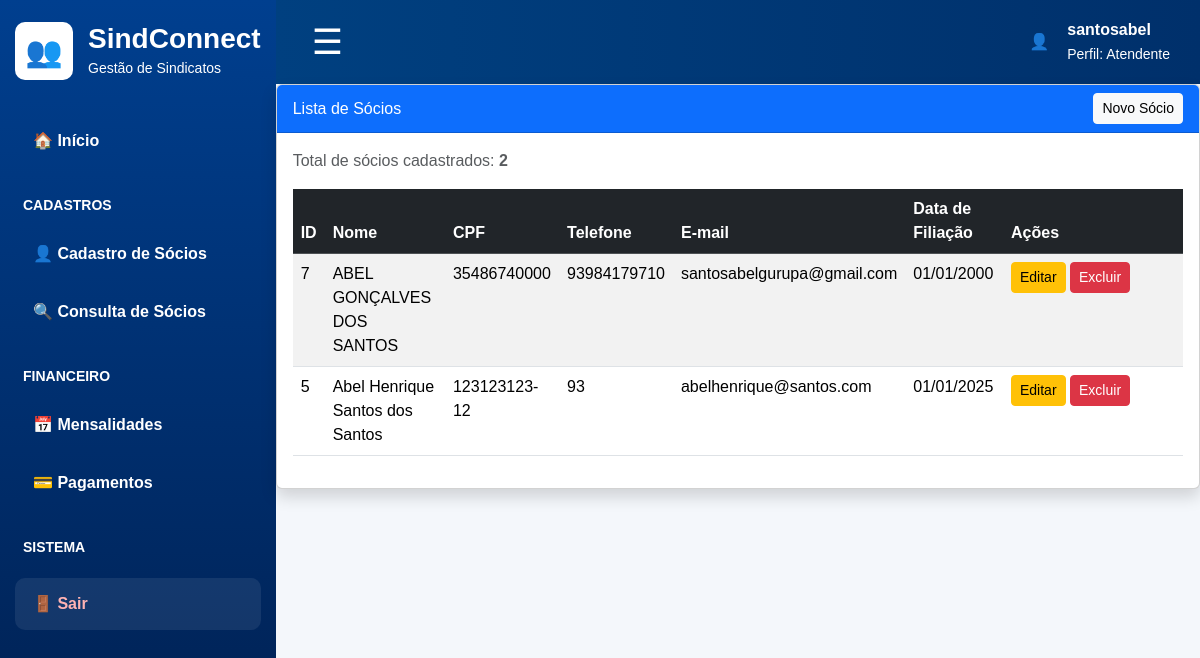
/socios/ (signed in), run on an earlier commit of the app's database.
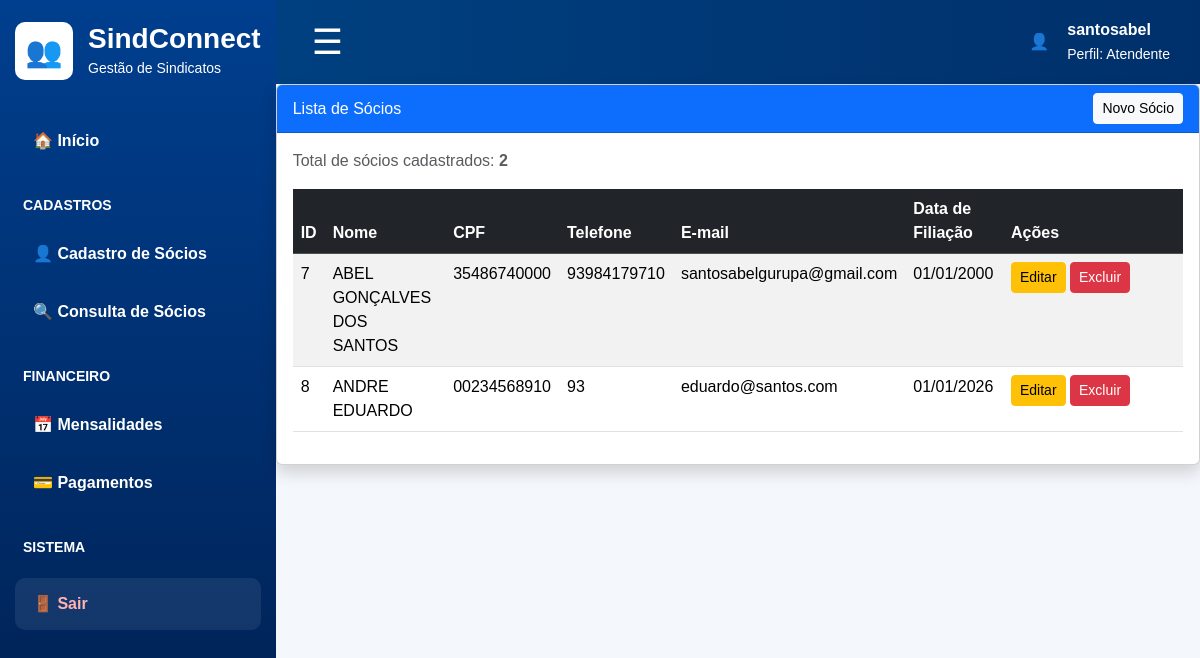
And on a later commit of the database.
### app/models.py (models this page shows, shortened)
class Socio(models.Model):
    SEXO_CHOICES = [
        ('M', 'Masculino'),
        ('F', 'Feminino'),
        ('O', 'Outro'),
    ]
    nome = models.CharField(max_length=150)
    cpf = models.CharField(max_length=14, unique=True)
    rg = models.CharField(max_length=20, blank=True, null=True)
    data_nascimento = models.DateField()
    sexo = models.CharField(max_length=1, choices=SEXO_CHOICES)
    endereco = models.CharField(max_length=200)
    telefone = models.CharField(max_length=20)
    email = models.EmailField(blank=True, null=True)
    cargo_funcao = models.CharField(max_length=100)
    data_filiacao = models.DateField()
    documentos = models.TextField(blank=True, null=True)
    criado_em = models.DateTimeField(auto_now_add=True)

### app/views.py (the view)
# urls.py: path('socios/', views.lista_socios, name='lista_socios'),
@login_required
def lista_socios(request):
    socios = Socio.objects.all().order_by('nome')
    return render(
        request,
        'lista_socios.html',
        {'socios': socios}
    )

### templates/lista_socios.html
{% extends 'base_atendente.html' %}
{% block conteudo %}
<div class="card shadow">
    <div class="card-header bg-primary text-white d-flex justify-content-between align-items-center">
        <span>Lista de Sócios</span>
        <a href="{% url 'cadastro_socio' %}" class="btn btn-light btn-sm">
            Novo Sócio
        </a>
    </div>
    <div class="card-body">
        <p class="text-muted">
            Total de sócios cadastrados: <strong>{{ socios|length }}</strong>
        </p>
        <div class="table-responsive">
            <table class="table table-striped table-hover">
                <thead class="table-dark">
                    <tr>
                        <th>ID</th>
                        <th>Nome</th>
                        <th>CPF</th>
                        <th>Telefone</th>
                        <th>E-mail</th>
                        <th>Data de Filiação</th>
                        <th width="180">Ações</th>
                    </tr>
                </thead>
                <tbody>
                    {% for socio in socios %}
                    <tr>
                        <td>{{ socio.id }}</td>
                        <td>{{ socio.nome }}</td>
                        <td>{{ socio.cpf }}</td>
                        <td>{{ socio.telefone }}</td>
                        <td>{{ socio.email }}</td>
                        <td>{{ socio.data_filiacao|date:"d/m/Y" }}</td>
                        <td>
                            <a href="{% url 'editar_socio' socio.id %}"
                            class="btn btn-warning btn-sm">
                            Editar
                            </a>
                            <a href="{% url 'excluir_socio' socio.id %}" class="btn btn-danger btn-sm">
                                    Excluir
                            </a>
                        </td>
                    </tr>
                    {% empty %}
                    <tr>
                        <td colspan="7" class="text-center">
                            Nenhum sócio cadastrado.
                        </td>
                    </tr>
                    {% endfor %}
                </tbody>
            </table>
        </div>
    </div>
</div>
{% endblock %}

What changed in the data, as far as the page shows it:
removed Socio: id "5", nome "Abel Henrique Santos dos Santos", cpf "123123123-12", telefone "93", email "abelhenrique@santos.com", data_filiacao "01/01/2025"
added Socio: id "8", nome "ANDRE EDUARDO", cpf "00234568910", telefone "93", email "eduardo@santos.com", data_filiacao "01/01/2026"
